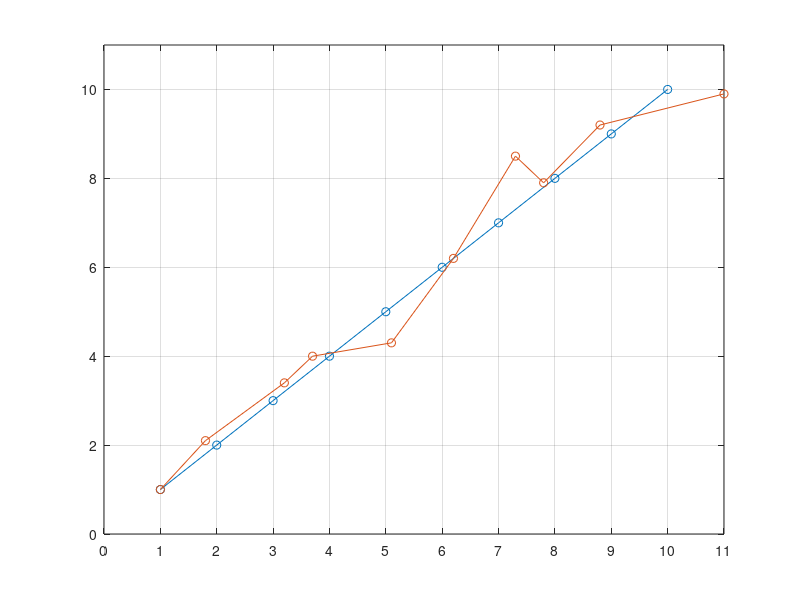

MATLAB code to generate this figure:
path = [1 1; 2 2; 3 3; 4 4; 5 5; 6 6; 7 7; 8 8; 9 9; 10 10];
real_data = [1 1;1.8 2.1; 3.2 3.4; 3.7 4; 5.1 4.3; 6.2 6.2; 7.3 8.5; 7.8 7.9; 8.8 9.2; 11 9.9];

path_x = [];
path_y = [];
for i = 1:10
    path_x = [path_x, path(i, 1)];
    path_y = [path_y, path(i, 2)];
end

real_x = [];
real_y = [];
for i = 1:10
    real_x = [real_x, real_data(i, 1)];
    real_y = [real_y, real_data(i, 2)];
end

clf(figure(1))
plot(path_x, path_y, '-o')
hold on
plot(real_x, real_y, '-o')
set(gca, 'xtick', [0:1:11])
grid on
axis([0 11 0 11])

segments = [];
for i = 2:10
    start = [path(i - 1, 1), path(i - 1 , 2)];
    end_ = [path(i, 1), path(i, 2)];
    segment = [start; end_]
    segments = [segments, segment];
end

segments

for i = 1:10
    p = [real_data(i, 1) real_data(i, 2)];
end

function d = distance_to_segment(p, start, end_)
      d_01 = distance_between_points(p, start);
      d_02 = distance_between_points(p, end_);
      d_12 = distance_between_points(start, end_);
      
      u = (d_01^2 + d_12^2 - d_02^2)/ (2 * d_01 * d_02);
      
      if (d_01 == 0 || d_02 == 0)
          d = 0;
      elseif (d_12 == 0)
          d = d_01;
      elseif (u <= 0)
          d = d_01;
      elseif ((d_01 * u) >= d_12)
          d = d_02;
      else
          d = d_01 * sqrt(1 - u^2);
      end
      
      d = real(d);
end

function d = distance_between_points(a, b)
    d = sqrt((b(1) - a(1))^2 + (b(2) - a(2))^2);
end
